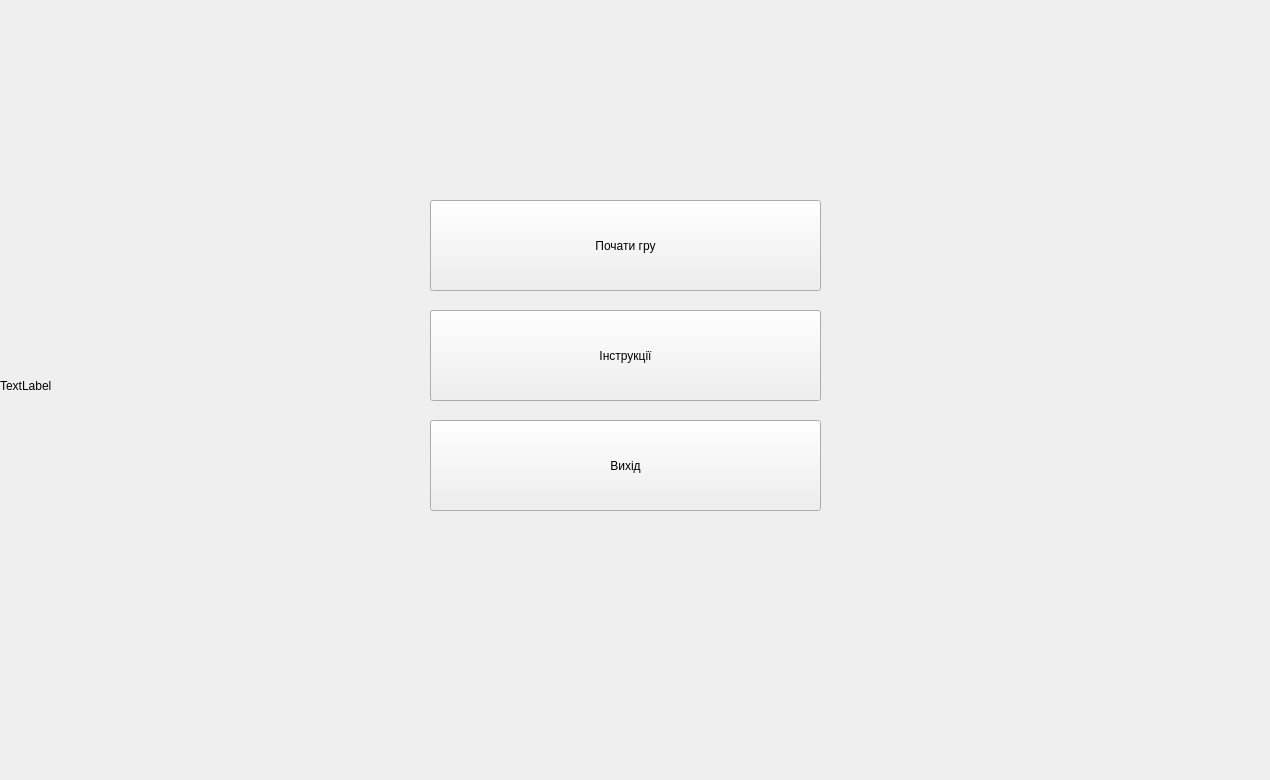
    <widget class="QWidget" name="page_2">
     <widget class="QPushButton" name="pushButton">
      <property name="geometry">
       <rect>
        <x>430</x>
        <y>200</y>
        <width>391</width>
        <height>91</height>
       </rect>
      </property>
      <property name="styleSheet">
       <string notr="true">font: 87 20pt &quot;Segoe UI Black&quot;;</string>
      </property>
      <property name="text">
       <string>Почати гру</string>
      </property>
     </widget>
     <widget class="QPushButton" name="pushButton_2">
      <property name="geometry">
       <rect>
        <x>430</x>
        <y>310</y>
        <width>391</width>
        <height>91</height>
       </rect>
      </property>
      <property name="styleSheet">
       <string notr="true">font: 87 20pt &quot;Segoe UI Black&quot;;</string>
      </property>
      <property name="text">
       <string>Інструкції</string>
      </property>
     </widget>
     <widget class="QPushButton" name="pushButton_3">
      <property name="geometry">
       <rect>
        <x>430</x>
        <y>420</y>
        <width>391</width>
        <height>91</height>
       </rect>
      </property>
      <property name="styleSheet">
       <string notr="true">font: 87 20pt &quot;Segoe UI Black&quot;;</string>
      </property>
      <property name="text">
       <string>Вихід</string>
      </property>
     </widget>
     <widget class="QLabel" name="label_2">
      <property name="geometry">
       <rect>
        <x>0</x>
        <y>0</y>
        <width>1261</width>
        <height>771</height>
       </rect>
      </property>
      <property name="text">
       <string>TextLabel</string>
      </property>
     </widget>
     <zorder>label_2</zorder>
     <zorder>pushButton</zorder>
     <zorder>pushButton_2</zorder>
     <zorder>pushButton_3</zorder>
    </widget>
